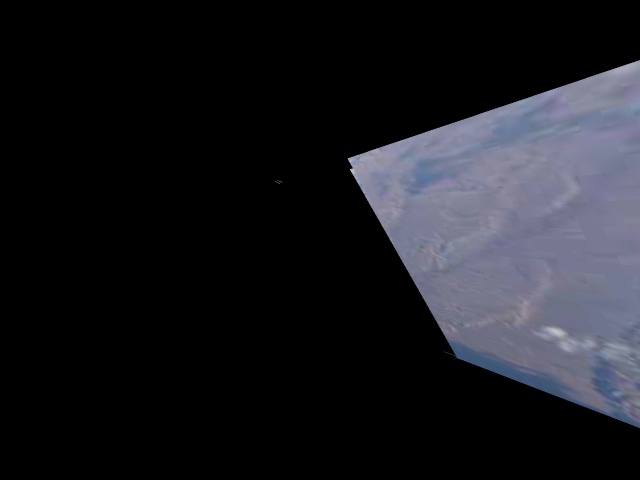
//> input picture Code/visual_studio_project/x64/Release/reset_frame_60.jpg, 1280 x 960 px, given in place of test8_2.mp4, which was not available (shown at 1/2 size)
$ ./final_code_24-2-2016   (built with g++ and OpenCV 4, older OpenCV classes emulated)
//> lines starting //> are read from the running program, lines starting //| are printed output that depends on the picture; pictures that were not available may be replaced by others from this repository, and a replacement may not be noted
/*
Ali Jahani Amiri
Advanced Robotics and Intelligent Systems
University of Tehran, Iran

Demos at: https://www.youtube.com/watch?v=on_sG_X79oQ
Link to the paper: http://ieeexplore.ieee.org/document/7886813/
*/

#include <stdio.h>
#include <iostream>
#include "opencv2/core/core.hpp"
#include "opencv2/features2d/features2d.hpp"
#include "opencv2/highgui/highgui.hpp"
#include "opencv2/nonfree/nonfree.hpp"
#include "opencv2/calib3d/calib3d.hpp"
#include "opencv2/imgproc/imgproc.hpp"
#include "opencv2/video/tracking.hpp"
#include "opencv2/gpu/gpumat.hpp"
#include "opencv2/gpu/gpu.hpp"
#include <iostream>
#include <fstream>

using namespace std;
using namespace cv;


// [44 lines left out: function printUsage, not called in this run]
//Default argumans
string filename = "c:\\data\\test8_2.mp4";

double XScale = 4;
double YScale = 4;
bool log_flag = false;
int device_num = -1;
int features_num = 300;
string detector_type = "fast";
string descriptor_type = "brisk";
string save_pano_to = "panorama.jpg";
string warp_type = "affine";
double x_start_scale = -1;
double y_start_scale = -1;
int detector_set_input = 10;
int match_filter = 0;
Mat H_kol = Mat::eye(3, 3, CV_32F);
Mat H = cv::Mat::eye(3, 3, CV_64F);
Mat H2 = Mat::eye(2, 3, CV_32F);
Mat H_old = Mat::eye(3, 3, CV_32F);

static int parseCmdArgs(int argc, char** argv)
{
//> called with argc = 1
	if (argc == 0)
	{
		printUsage();
		return -1;
	}
	for (int i = 1; i < argc; ++i)
	{
		if (string(argv[i]) == "--help" || string(argv[i]) == "/?")
		{
			printUsage();
			return -1;
		}

		else if (string(argv[i]) == "--source")
		{
			filename = argv[i + 1];
			try{
				device_num = stoi(filename);
				}
			catch (...)
			{
				device_num = -1;
			}
			i++;
		}
		else if (string(argv[i]) == "--xscale")
		{
			XScale = atof(argv[i + 1]);

			i++;
		}
		else if (string(argv[i]) == "--yscale")
		{
			YScale = atof(argv[i + 1]);
			i++;
		}


		else if (string(argv[i]) == "--matchfilter")
		{
			if (string(argv[i + 1]) == "0" ||
				string(argv[i + 1]) == "1"||
				string(argv[i + 1]) == "1")
				match_filter = atof(argv[i + 1]);

			i++;
		}

		else if (string(argv[i]) == "--x")
		{
			x_start_scale = atof(argv[i + 1]);
			i++;
		}

		else if (string(argv[i]) == "--y")
		{
			y_start_scale = atof(argv[i + 1]);
			i++;
		}
		else if (string(argv[i]) == "--detector")
		{
			if (string(argv[i + 1]) == "orb_grid" ||
				string(argv[i + 1]) == "fast_grid" ||
				string(argv[i + 1]) == "surf_grid" ||
				string(argv[i + 1]) == "sift_grid" ||
				string(argv[i + 1]) == "fast" ||
				string(argv[i + 1]) == "surf" ||
				string(argv[i + 1]) == "orb")
				detector_type = argv[i + 1];
			if (argc > i + 2){


				if (atoi(argv[i + 2]) <= 0) i++;
				else
				{
					features_num = atoi(argv[i + 2]);
					i += 2;
				}
			}

		}
		else if (string(argv[i]) == "--save")
		{
			save_pano_to = argv[i + 1];
			i++;
		}
		else if (string(argv[i]) == "--warp")
		{
			if (string(argv[i + 1]) == "perspective" ||
				string(argv[i + 1]) == "affine")
				warp_type = string(argv[i + 1]);
			else std::cout << "Bad Warp method. You can use \"affine\" or \"perspective\". Processing with default method which is \"affine\"." << endl;
			i++;
		}

		else if (string(argv[i]) == "--log")
		{
			log_flag = true;
		}

		else if (string(argv[i]) == "--descriptor")
		{
			if (string(argv[i + 1]) == "brisk" ||
				string(argv[i + 1]) == "freak" ||
				string(argv[i + 1]) == "brief" ||
				string(argv[i + 1]) == "orb"   ||
				string(argv[i + 1]) == "surf")
				descriptor_type = argv[i + 1];
			else
			{
				cout << "Bad extractor type method. Using default : BRISK ";
			}
			i++;

		}

	}
	return 0;
}

bool cmpfun(DMatch a, DMatch b) { return a.distance < b.distance; }
//this fuction automatically finds the argumans for feature detectors in order to have defined number of features.
int automatic_feature_detection_set(Mat image)
{
	cv::FeatureDetector* detectors = NULL;
	int last_progress = 0;
	if (detector_type == "surf")
		detectors = new SurfFeatureDetector(detector_set_input, true);
	else if (detector_type == "fast")
		detectors = new FastFeatureDetector(detector_set_input, true);

	if ((detector_type == "surf") || (detector_type == "fast"))
	{
		vector< KeyPoint > keypoints_last;
		detectors->detect(image, keypoints_last);
		int max = keypoints_last.size();
		while (keypoints_last.size() > features_num + 50)
		{
			detector_set_input += 3;
			if (detector_type == "fast") detectors->set("threshold", detector_set_input);
			if (detector_type == "surf") detectors->set("hessianThreshold", detector_set_input);
			detectors->detect(image, keypoints_last);
			int progress = 100 - ((keypoints_last.size() - 348) * 100 / max);
			if (progress >= 100 || progress<0) progress = 100;
			if (last_progress != progress) std::cout << "Please wait:  It might take some minutes for configuration. " << progress << "%" << endl;
			last_progress = progress;
		}
		std::cout << "Configured successfully. The parameter for feature detector is " << detector_set_input << endl;
	}
}

int main(int argc, char* argv[])
{
	double time_algorithm=0;
	double time_complete=0;
	parseCmdArgs(argc, argv);
	double norms = 0;
	cv::Mat img, current_frame, gray_lastimage, gray_curimage;
	Mat img_last, img_last_key;
	Mat img_cur, img_cur_key;
	Mat mask;
	Mat img_last_scaled, img_cur_scaled;
	int fps = 0;
	//this part will open the file or camera device
	VideoCapture cap;
	if (device_num >= 0)
	{
		std::cout << "Opening camera device number " << device_num << ". Please wait..." << endl;
		if (!cap.open(device_num))
		{
			std::cout << "Camera device number " << device_num << " does not exst or installed. Please select another device or read from video file." << endl;
			return -1;
		}
	}
	else
	{
		if (!cap.open(filename))
		{
			std::cout << "Bad file name. Can't read this file." << endl;
			return -1;
		}
	}
	if (device_num >= 0)
		for (int k = 0; k < 10; k++)
			cap >> img;
	else cap >> img;
//> img is the input picture: 960 rows x 1280 cols, CV_8UC3; mean B, G, R 32.9, 27.6, 26.9

	cv::Mat offset = cv::Mat::eye(3, 3, CV_64F);
	int counter = 0;
	/////printing which method is going to be used :

	cout << "______________________________________________________________________________ " << endl;
	cout << "X-Sacle: " << XScale << " & Y-Scale: " << YScale << endl;
	cout <<"Detector type: "<< detector_type << "	Features: "<<features_num<<endl;
	cout << "Descriptor type: " << descriptor_type << endl;
	cout << "Warping Mode: " << warp_type << endl;
	cout << "Filter Mode: " << match_filter << endl;
	cout << "______________________________________________________________________________ " << endl;


	//////////////////////////starting point
	double start_width;
	double start_height;

	//if the x and y are not set from arguments they will be in the middle of FOV
	if (x_start_scale < 0) start_width = img.cols*(XScale / 2 - 0.5);
//> start_width = 1920
	else start_width = img.cols*(x_start_scale);
	if (y_start_scale < 0) start_height = img.rows*(YScale / 2 - 0.5);
//> start_height = 1440
	else start_height = img.rows*(y_start_scale);

	// making the final image and copying the first frame in the middle of it
	Mat final_img(Size(img.cols * XScale, img.rows * YScale), CV_8UC3);
	Mat f_roi(final_img, Rect(start_width, start_height, img.cols, img.rows));
	img.copyTo(f_roi);
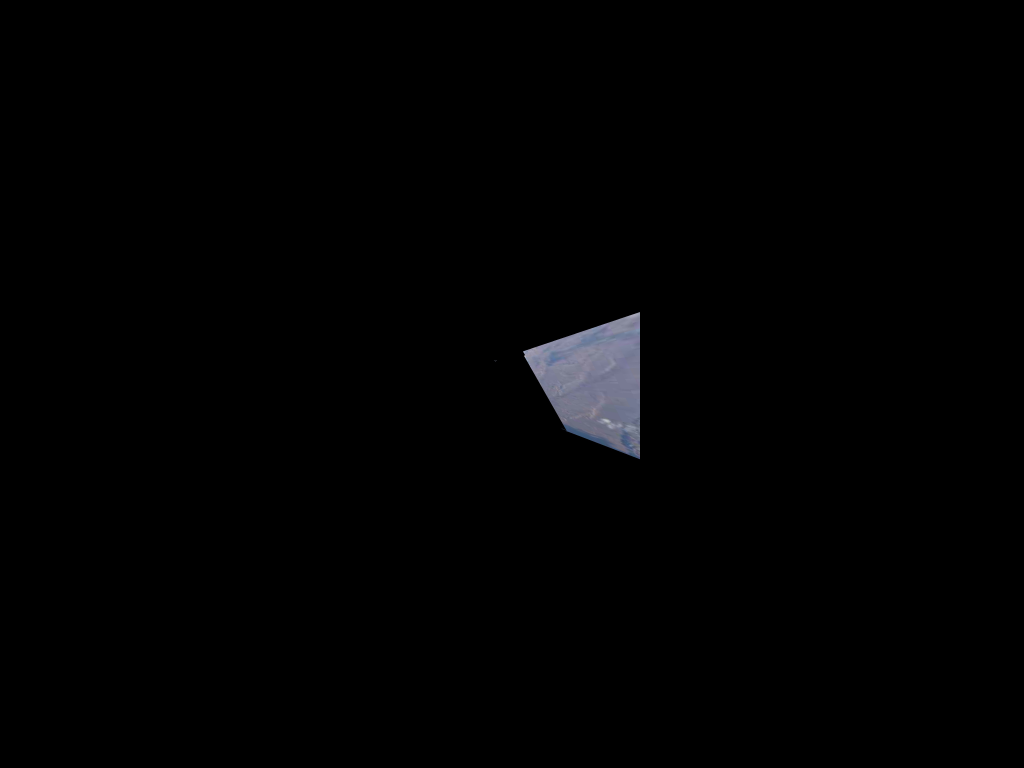
//> final_img: 3840 rows x 5120 cols, CV_8UC3 (shown at 1/5 size); mean B, G, R 2.1, 1.7, 1.7
	img.copyTo(img_last);

	//this will reduce the resuloution of the image to medium size inorder to be more robust for different resolutions
	Size size_wrap(final_img.cols, final_img.rows);
//> size_wrap = Size(5120, 3840)
	char key;
	Mat rImg;
	double work_megapix = 0.7;
	double work_scale = min(1.0, sqrt(work_megapix * 1e6 / img.size().area()));
//> work_scale = 0.755
	resize(img_last, img_last_scaled, Size(), work_scale, work_scale);
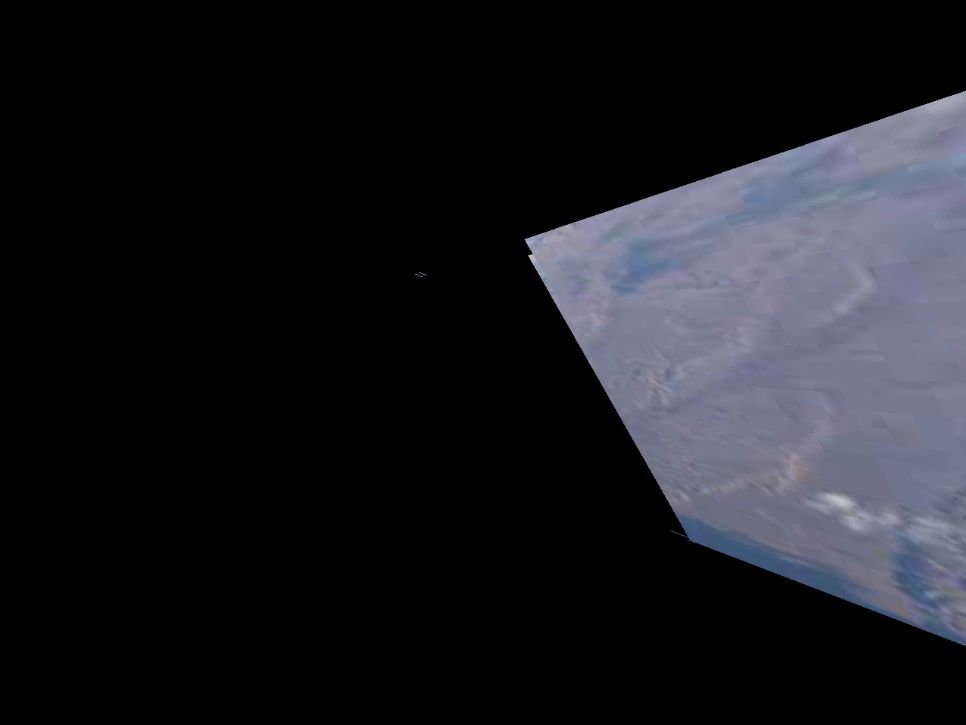
//> img_last_scaled: 725 rows x 966 cols, CV_8UC3; mean B, G, R 32.8, 27.6, 26.8

	cv::cvtColor(img_last_scaled, gray_lastimage, CV_RGB2GRAY);
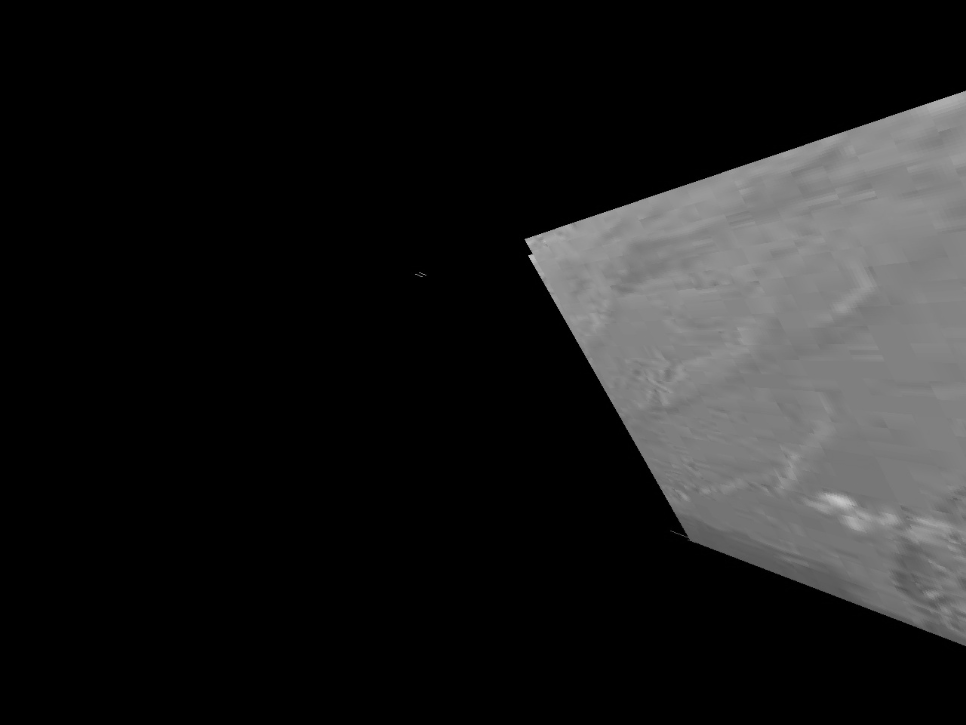
//> gray_lastimage: 725 rows x 966 cols, CV_8UC1; min 0, max 199, mean 29.1
	automatic_feature_detection_set(gray_lastimage);
//> in automatic_feature_detection_set, `detectors->detect(image, keypoints_last);`: keypoints_last = 348 keypoints; strongest (x, y, size): (529, 255, 7), (529, 257, 7), (526, 239, 7), (531, 253, 7)
//> in automatic_feature_detection_set, `int max = keypoints_last.size();`: max = 348
//> after the loop in automatic_feature_detection_set, `while (keypoints_last.size() > features_num + 50)`: detector_set_input = 10
//| Configured successfully. The parameter for feature detector is 10

	// making feature detector object
	cv::FeatureDetector* detector = NULL;
	if (detector_type == "fast_grid")
		detector = new GridAdaptedFeatureDetector(new FastFeatureDetector(10, true), features_num, 3, 3);
	else if (detector_type == "surf_grid")
		detector = new GridAdaptedFeatureDetector(new SurfFeatureDetector(700, true), features_num, 3, 3);
	else if (detector_type == "sift_grid")
		detector = new GridAdaptedFeatureDetector(new SiftFeatureDetector(), features_num, 3, 3);
	else if (detector_type == "orb_grid")
		detector = new GridAdaptedFeatureDetector(new OrbFeatureDetector(), features_num, 3, 3);
	else if (detector_type == "surf")
		detector = new SurfFeatureDetector(detector_set_input, true);
	else if (detector_type == "orb")
		detector = new OrbFeatureDetector(features_num);
	else
		detector = new FastFeatureDetector(detector_set_input, true);


	// making descriptor object. It is needed for matching.
	vector< KeyPoint > keypoints_last, keypoints_cur;
	detector->detect(gray_lastimage, keypoints_last);

	DescriptorExtractor* extractor = NULL;
	if (descriptor_type == "brisk") extractor = new BRISK;

	else if (descriptor_type == "orb") extractor = new OrbDescriptorExtractor;

	else if (descriptor_type == "freak") extractor = new FREAK;

	else if (descriptor_type == "brief") extractor = new BriefDescriptorExtractor;

	else if (descriptor_type == "surf") extractor = new SurfDescriptorExtractor;

	Mat descriptors_last, descriptors_cur;
	extractor->compute(gray_lastimage, keypoints_last, descriptors_last);
//> keypoints_last = 335 keypoints; strongest (x, y, size): (529, 255, 7), (529, 257, 7), (526, 239, 7), (531, 253, 7)
	double gui_time;
	int64 t, start_app,start_algorithm;
	Mat panorama_temp;
	int64 start_app_main = getTickCount();
	bool last_err = false;

	bool first_time_4pointfound = false;
	bool second_time_4pointfound = false;


	//starting loop
	while (true)
	{	//take the new frame

		start_app = getTickCount();
		counter++;
		cout << "______________________________________________________________________________ " << endl;
		cout << counter << endl;
		cap >> img_cur;

		start_algorithm = getTickCount();
		if (img_cur.empty()) break;
		cvNamedWindow("current video", CV_WINDOW_NORMAL);
		imshow("current video", img_cur);
		waitKey(1);
		resize(img_cur, img_cur_scaled, Size(), work_scale, work_scale);
		if (img_cur.empty()) break;
		//convert to grayscale
		cvtColor(img_cur_scaled, gray_curimage, CV_RGB2GRAY);

		//First step: feature extraction
		t = getTickCount();
		detector->detect(gray_curimage, keypoints_cur);
//> keypoints_cur = 348 keypoints; strongest (x, y, size): (529, 255, 7), (529, 257, 7), (526, 239, 7), (531, 253, 7)
		cout << "features= " << keypoints_cur.size() << endl;
//| features= 348
		cout << "detecting time: " << ((getTickCount() - t) / getTickFrequency()) << endl;

		//Second step: descriptor extraction
		t = getTickCount();

		extractor->compute(gray_curimage, keypoints_cur, descriptors_cur);
//> keypoints_cur has the same summary as keypoints_last
		cout << "descriptor time: " << ((getTickCount() - t) / getTickFrequency()) << endl;
		t = getTickCount();

		//Third step: match with BFMatcher
		if (descriptors_last.type() != CV_32F) {
			descriptors_last.convertTo(descriptors_last, CV_32F);
		}
		if (descriptors_cur.type() != CV_32F) {
			descriptors_cur.convertTo(descriptors_cur, CV_32F);
		}
		vector< DMatch > matches;
		BFMatcher matcher(NORM_L2, true);

		matcher.match(descriptors_last, descriptors_cur, matches);
//> matches = 335 matches
		if (matches.empty()){
			last_err = false;
			continue;
		}

		vector< DMatch > good_matches;
		vector< DMatch > good_matches2;

		vector<Point2f> match1, match2;
		sort(matches.begin(), matches.end(), cmpfun);
		//matching filter number 0. It will calculate the distance of matches and the first 50 ones which has less 4 times distance than max distance will be considered.
		if (match_filter == 0)
		{

			double max_dist = 0; double min_dist = 100;

			for (int i = 0; i < matches.size(); i++)
			{
				double dist = matches[i].distance;
				if (dist < min_dist) min_dist = dist;
				if (dist > max_dist) max_dist = dist;
			}
//> this loop made 335 passes
//> min_dist on pass 1: 0
//> after the loop, min_dist = 0; max_dist = 0
			for (int i = 0; i < matches.size() && i < 50; i++)
			{
				if (matches[i].distance <= 4 * min_dist)
				{
					good_matches2.push_back(matches[i]);
				}
			}
//> this loop made 50 passes
		}


		//matching filter number 1. It will calculate the norms od distances and the it has the same matching filter number 0 at the end to reduce and find the best the matching features.
		else if (match_filter == 1) {
			int counterx;
			float res;
			for (int i = 0; i < (int)matches.size(); i++){
				counterx = 0;
				for (int j = 0; j < (int)matches.size(); j++){
					if (i != j){
						res = cv::norm(keypoints_last[matches[i].queryIdx].pt - keypoints_last[matches[j].queryIdx].pt) - cv::norm(keypoints_cur[matches[i].trainIdx].pt - keypoints_cur[matches[j].trainIdx].pt);
						if (abs(res) < (img.rows*0.03 + 3)){ //this value(0.03) has to be adjusted
							counterx++;
						}
					}
				}
				if (counterx > (matches.size() / 10)){
					good_matches.push_back(matches[i]);
				}
			}

			double max_dist = 0; double min_dist = 100;
			for (int i = 0; i < good_matches.size(); i++)
			{
				double dist = good_matches[i].distance;
				if (dist < min_dist) min_dist = dist;
				if (dist > max_dist) max_dist = dist;
			}

			cout << "max_dist:" << max_dist << endl;
			cout << "min_dist:" << min_dist << endl;
			//take just the good points
			if ((max_dist == 0) && (min_dist == 0))
			{
				last_err = false;
				continue;
			}
			sort(good_matches.begin(), good_matches.end(), cmpfun);
			for (int i = 0; i < good_matches.size() && i < 50; i++)
			{
				if (good_matches[i].distance <= 4 * min_dist)
				{
					good_matches2.push_back(good_matches[i]);
				}
			}
		}
		//no filter
		else if (match_filter == 2)
			good_matches2 = matches;


		cout << "goodmatches features=" << good_matches2.size() << endl;
//| goodmatches features=50

		vector< Point2f > obj_last;
		vector< Point2f > scene_cur;

		//take the keypoints

		for (int i = 0; i < good_matches2.size(); i++)
		{
			obj_last.push_back(keypoints_last[good_matches2[i].queryIdx].pt);
			scene_cur.push_back(keypoints_cur[good_matches2[i].trainIdx].pt);
		}
		cout << "match time: " << ((getTickCount() - t) / getTickFrequency()) << endl;
		t = getTickCount();
		Mat mat_match;

		if (scene_cur.size() >= 4)
		{
			first_time_4pointfound = true;
			//drawing some features and matches
			drawMatches(img_last, keypoints_last, img_cur, keypoints_cur, good_matches2, mat_match);
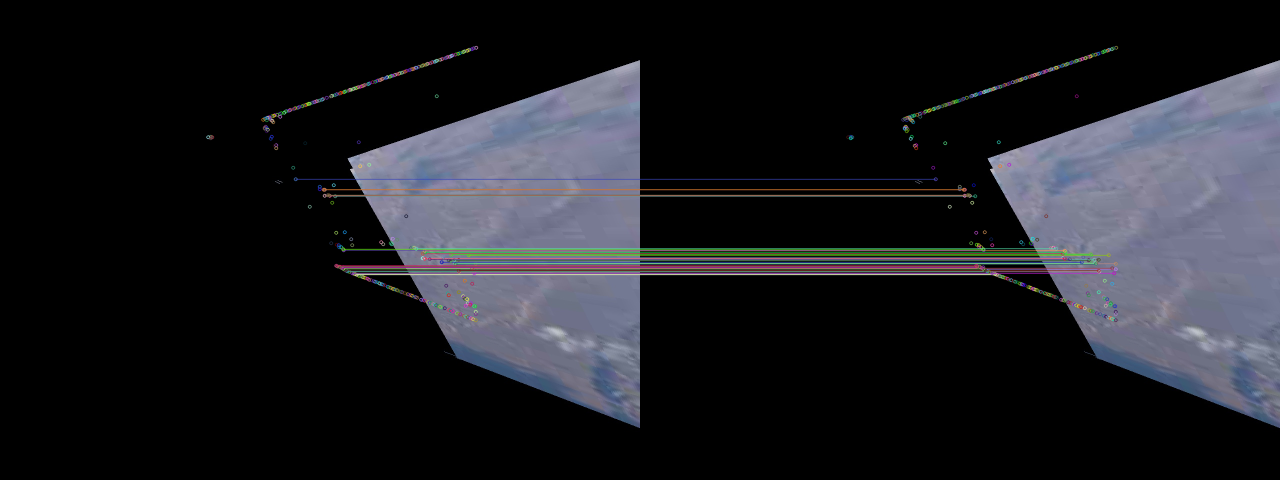
//> mat_match: 960 rows x 2560 cols, CV_8UC3 (shown at 1/2 size); mean B, G, R 34.6, 29.9, 29.2
			cvNamedWindow("match", WINDOW_NORMAL);
			imshow("match", mat_match);
			if (counter == 1) waitKey(0);

			// finding homography matrix

			if (warp_type == "affine")
			{
				H2 = estimateRigidTransform(scene_cur, obj_last, 0);
//> H2 = [[1, 0, 0], [0, 1, 0]]
				if (H2.data == NULL) {
					last_err = false;
					good_matches.clear();
					good_matches2.clear();
					scene_cur.clear();
					obj_last.clear();
					continue;
				}

				H.at<double>(0, 0) = H2.at<double>(0, 0);
//> H = [[1, 0, 0], [0, 1, 0], [0, 0, 1]]
				H.at<double>(0, 1) = H2.at<double>(0, 1);
				H.at<double>(0, 2) = H2.at<double>(0, 2);
				H.at<double>(1, 0) = H2.at<double>(1, 0);
				H.at<double>(1, 1) = H2.at<double>(1, 1);
				H.at<double>(1, 2) = H2.at<double>(1, 2);
				cout << "H=" << H2 << endl;
//| H=[1, -0, 0;
//|  0, 1, 0]
			}

			else if (warp_type == "perspective")
			{
				H = findHomography(scene_cur, obj_last, CV_RANSAC, 3);
				if (H.empty()){
					good_matches.clear();
					good_matches2.clear();
					scene_cur.clear();
					obj_last.clear();
					continue;
				}
				cout << "H=" << H << endl;

			}

			// using corelations and norms to find the errors and skip that frame. Bad matching can lead to bad homography matrix
			H.convertTo(H, CV_32F);
			H_old.convertTo(H_old, CV_32F);
			Mat correlation;
			matchTemplate(H_old, H, correlation, CV_TM_CCOEFF_NORMED);
//> correlation = [1]
			cout << "correlation:" << correlation << endl;
//| correlation:[1]
			double nownorms = norm(H - H_old, 2);
//> nownorms = 0
			H.convertTo(H, CV_64F);
			H_old.convertTo(H_old, CV_64F);
			cout << "now norm:" << nownorms << endl;
//| now norm:0
			cout << "miangin norm:" << norms << endl;

			if (norms == 0)	norms = nownorms;
//> norms = 0


			if ((nownorms > 2 * norms) && (abs(correlation.at<float>(0)) < 0.8) || (nownorms > 10 * norms))
			{
				if (!last_err && (counter != 1))
				{
					cout << "Errorrrrrrrrrrrrrrrrrrrrrrrrrrrrrrrrrrrrrrrrrrrrrrrrrrrrrrrrr" << endl;
					if (log_flag){
						string name = "Error_frame_" + to_string(counter) + ".jpg";
						imwrite(name, panorama_temp);
								}
					last_err = true;
					good_matches.clear();
					good_matches2.clear();
					scene_cur.clear();
					obj_last.clear();
					continue;
				}
				else last_err = false;
			}
			else{
				norms = (norms* (counter - 1) + nownorms) / counter;
				last_err = false;

			}

			//take the x_offset and y_offset
			/*the offset matrix is of the type

			|1 0 x_offset |
			|0 1 y_offset |
			|0 0 1        |

			*/
			offset.at<double>(0, 2) = start_width;
//> offset = [[1, 0, 1920], [0, 1, 0], [0, 0, 1]]
			offset.at<double>(1, 2) = start_height;
//> offset = [[1, 0, 1920], [0, 1, 1440], [0, 0, 1]]
			if (first_time_4pointfound == true && second_time_4pointfound == false)
			{
				H_kol = offset*H;
//> H_kol = [[1, 0, 1920], [0, 1, 1440], [0, 0, 1]]
				second_time_4pointfound = true;

			}
			else
			{
				H_kol = H_kol*H;
			}
			cout << "Homography time: " << ((getTickCount() - t) / getTickFrequency()) << endl;
			t = getTickCount();
			//using gpu for applying homography matrix to images
//> (the run ends here: the program needs code that is not available in this run, at `gpu::GpuMat rImg_gpu, img_cur_gpu;`)
